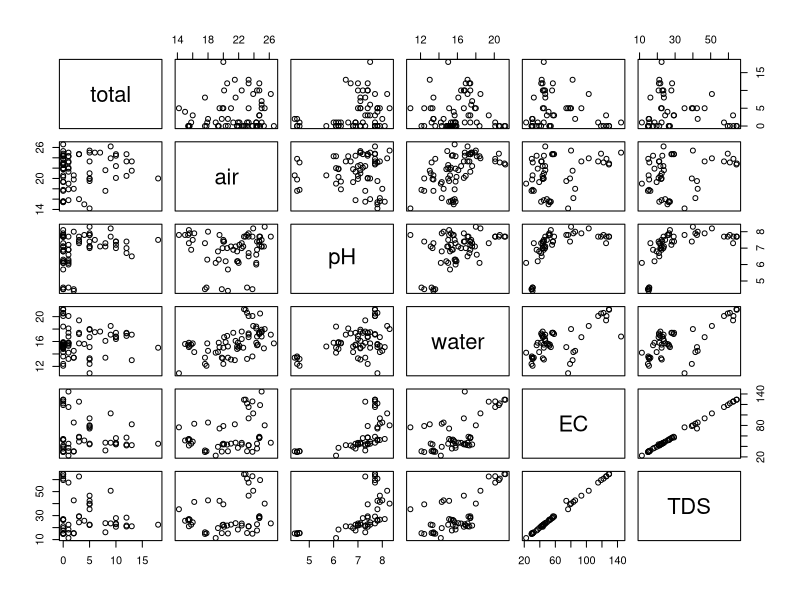
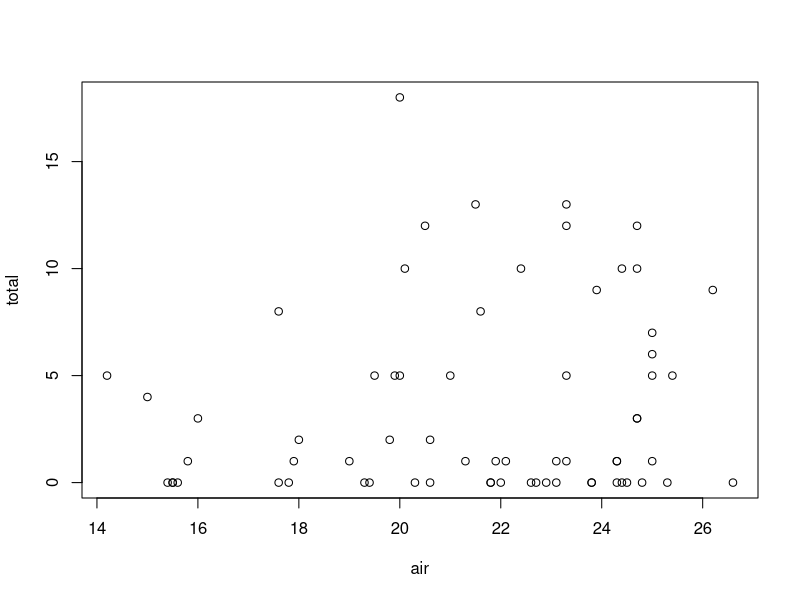

Here is the R script that generated these plots, in order: (Note: this script raises an error after producing the figures.)
###############################
# Exploratory plots of salamander and water chemistry
# J. Brooks
###############################

# load packages
library(ggplot2)
library(dplyr)


# read in data
sal <- read.csv("Data/Date_Location_Transect_Visit_Data_Processed.csv", stringsAsFactors = FALSE)
counts <- read.csv("Data/Just_Count_Data.csv", stringsAsFactors = FALSE)


head(sal)
str(sal)
summary(sal)

# attach(sal)
pairs(sal[ ,c(20,23,24,25,27,28)])

plot(total ~ air, data = sal)

# Add reference to the up, down
sal <- sal %>%
  mutate(type = ifelse(Type == "res", up_down, type))
str(sal)

g1 <- ggplot(sal, aes(stream, total, order("POPLICKTRIB","ELKLICK","BLUELICK", "MILL", "BEARHILL", "DUNGHILL", "ALEX", "KOCH", "WSHALEN")))
#g1 + geom_violin(scale="area", data= NULL) # look for data in ggplot()

g1 + geom_boxplot()
#g1 + geom_pointrange(ymin = 0, ymax=20)
#g1 + geom_dotplot(binaxis="y", stackdir="center")

#par(mfrow=c(1,1))
g1 <- ggplot(sal, aes(stream, air))
g1 + geom_boxplot()

g1 <- ggplot(sal, aes(stream, water))
g1 + geom_boxplot()

g1 <- ggplot(sal, aes(stream, pH))
g1 + geom_boxplot()

g1 <- ggplot(sal, aes(stream, EC))
g1 + geom_boxplot()

g1 <- ggplot(sal, aes(stream, TDS))
g1 + geom_boxplot()

barplot(sal$total, names.arg = sal$stream)

mean(sal$total, na.rm = TRUE)

#if(sal$Stream == "res") print(mean(i))

g2 <- ggplot(sal, aes(x=total, y=up_down))
g2 + geom_boxplot()
g2 + geom_bar()

#mean(Totalsal$res)
mean_res <- function(total, up_down="res"){
  mean <- sal$total
}

mean_res(up_down = "res")

sapply(split(total, up_down), mean)
sapply(split(total, type), mean)

plot(mean(total, type))

# detach(sal)

#####

# Group by transect-visit

sal_means <- sal %>%
  group_by(stream, transect, up_down, type) %>%
  dplyr::select(-date, -observers, -visit) %>%
  summarise_all(mean, na.rm = TRUE)

sal_sds <- sal %>%
  group_by(stream, type, transect, up_down) %>%
  dplyr::select(-date, -observers, -visit) %>%
  summarise_all(sd, na.rm = TRUE)

print(sal_means, n = nrow(sal_means))
print(sal_sds, n = 36)

######

###### plot ggplots with groupings? pH
ggplot(sal, aes(x = reorder(type, pH, FUN = median), pH)) + geom_boxplot(fill = "lightblue") + theme_bw()
ggplot(sal_means, aes(x = reorder(type, pH, FUN = median), pH)) + geom_boxplot(fill = "lightblue") + theme_bw()
ggplot(sal, aes(x = reorder(type, pH, FUN = median), pH)) + geom_violin(draw_quantiles = c(0.25, 0.5, 0.75), fill = "lightblue") + theme_bw()
ggplot(sal_means, aes(x = reorder(type, pH, FUN = median), pH)) + geom_violin(draw_quantiles = c(0.25, 0.5, 0.75), fill = "lightblue") + theme_bw()
# violin sal_means shows range of pH is much more constricted in ref than res

##### pH~up_down
ggplot(sal, aes(x = reorder(up_down, pH, FUN = median), pH)) + geom_boxplot(fill = "lightblue") + theme_bw()
ggplot(sal_means, aes(x = reorder(up_down, pH, FUN = median), pH)) + geom_boxplot(fill = "lightblue") + theme_bw()
ggplot(sal, aes(x = reorder(up_down, pH, FUN = median), pH)) + geom_violin(draw_quantiles = c(0.25, 0.5, 0.75), fill = "lightblue") + theme_bw()
ggplot(sal_means, aes(x = reorder(up_down, pH, FUN = median), pH)) + geom_violin(draw_quantiles = c(0.25, 0.5, 0.75), fill = "lightblue") + theme_bw()
# doesn't really show differences between up_down, but shows differences in ranges

##### water temp~ type
ggplot(sal, aes(x = reorder(type, water, FUN = median), water)) + geom_boxplot(fill = "lightblue") + theme_bw()
ggplot(sal_means, aes(x = reorder(type, water, FUN = median), water)) + geom_boxplot(fill = "lightblue") + theme_bw()
ggplot(sal, aes(x = reorder(type, water, FUN = median), water)) + geom_violin(draw_quantiles = c(0.25, 0.5, 0.75), fill = "lightblue") + theme_bw()
ggplot(sal_means, aes(x = reorder(type, water, FUN = median), water)) + geom_violin(draw_quantiles = c(0.25, 0.5, 0.75), fill = "lightblue") + theme_bw()
# violin plots show ranges differ a bit, overall patterns relatively the same

##### water temp~up_down
ggplot(sal, aes(x = reorder(up_down, water, FUN = median), water)) + geom_boxplot(fill = "lightblue") + theme_bw()
ggplot(sal_means, aes(x = reorder(up_down, water, FUN = median), water)) + geom_boxplot(fill = "lightblue") + theme_bw()
ggplot(sal, aes(x = reorder(up_down, water, FUN = median), water)) + geom_violin(draw_quantiles = c(0.25, 0.5, 0.75), fill = "lightblue") + theme_bw()
ggplot(sal_means, aes(x = reorder(up_down, water, FUN = median), water)) + geom_violin(draw_quantiles = c(0.25, 0.5, 0.75), fill = "lightblue") + theme_bw()
# no real diff between up_down

##### air temp~ type
ggplot(sal, aes(x = reorder(type, air, FUN = median), air)) + geom_boxplot(fill = "lightblue") + theme_bw()
ggplot(sal_means, aes(x = reorder(type, air, FUN = median), air)) + geom_boxplot(fill = "lightblue") + theme_bw()
ggplot(sal, aes(x = reorder(type, air, FUN = median), air)) + geom_violin(draw_quantiles = c(0.25, 0.5, 0.75), fill = "lightblue") + theme_bw()
ggplot(sal_means, aes(x = reorder(type, air, FUN = median), air)) + geom_violin(draw_quantiles = c(0.25, 0.5, 0.75), fill = "lightblue") + theme_bw()
# violin plots show ranges differ a bit, overall patterns relatively the same, ref slightly cooler?

##### air temp~up_down
ggplot(sal, aes(x = reorder(up_down, air, FUN = median), air)) + geom_boxplot(fill = "lightblue") + theme_bw()
ggplot(sal_means, aes(x = reorder(up_down, air, FUN = median), air)) + geom_boxplot(fill = "lightblue") + theme_bw()
ggplot(sal, aes(x = reorder(up_down, air, FUN = median), air)) + geom_violin(draw_quantiles = c(0.25, 0.5, 0.75), fill = "lightblue") + theme_bw()
ggplot(sal_means, aes(x = reorder(up_down, air, FUN = median), air)) + geom_violin(draw_quantiles = c(0.25, 0.5, 0.75), fill = "lightblue") + theme_bw()
# no real difference, downstream range is larger than both up and NA

##### EC~ type
ggplot(sal, aes(x = reorder(type, EC, FUN = median), EC)) + geom_boxplot(fill = "lightblue") + theme_bw()
ggplot(sal_means, aes(x = reorder(type, EC, FUN = median), EC)) + geom_boxplot(fill = "lightblue") + theme_bw()
ggplot(sal, aes(x = reorder(type, EC, FUN = median), EC)) + geom_violin(draw_quantiles = c(0.25, 0.5, 0.75), fill = "lightblue") + theme_bw()
ggplot(sal_means, aes(x = reorder(type, EC, FUN = median), EC)) + geom_violin(draw_quantiles = c(0.25, 0.5, 0.75), fill = "lightblue") + theme_bw
# violin plots show ranges differ a bit, overall patterns relatively the same, ref has higher max EC

##### EC~up_down
ggplot(sal, aes(x = reorder(up_down, EC, FUN = median), EC)) + geom_boxplot(fill = "lightblue") + theme_bw()
ggplot(sal_means, aes(x = reorder(up_down, EC, FUN = median), EC)) + geom_boxplot(fill = "lightblue") + theme_bw()
ggplot(sal, aes(x = reorder(up_down, EC, FUN = median), EC)) + geom_violin(draw_quantiles = c(0.25, 0.5, 0.75), fill = "lightblue") + theme_bw()
ggplot(sal_means, aes(x = reorder(up_down, EC, FUN = median), EC)) + geom_violin(draw_quantiles = c(0.25, 0.5, 0.75), fill = "lightblue") + theme_bw()
# EC is higher down than up and higher up than NA, interesting....

#####

##### Explore the effect of distance from a restoration EBISL
ggplot(data = filter(sal_means, type != "ref"), aes(dist, EBISL)) + geom_point() + geom_smooth() + geom_hline(aes(yintercept = mean(unlist(sal_means[which(sal_means$type == "ref"), "EBISL"]), na.rm = TRUE)), colour = "red")

ggplot(data = filter(sal_means, type != "ref"), aes(dist, EBISL)) + geom_boxplot(aes(group = dist), fill = "lightblue") + geom_hline(aes(yintercept = mean(unlist(sal_means[which(sal_means$type == "ref"), "EBISL"]), na.rm = TRUE)), colour = "red") + theme_bw()

##### Explore the effect of distance from a restoration DMONA
ggplot(data = filter(sal_means, type != "ref"), aes(dist, DMONA)) + geom_point() + geom_smooth() + geom_hline(aes(yintercept = mean(unlist(sal_means[which(sal_means$type == "ref"), "DMONA"]), na.rm = TRUE)), colour = "red")

ggplot(data = filter(sal_means, type != "ref"), aes(dist, DMONA)) + geom_boxplot(aes(group = dist), fill = "lightblue") + geom_hline(aes(yintercept = mean(unlist(sal_means[which(sal_means$type == "ref"), "DMONA"]), na.rm = TRUE)), colour = "red") + theme_bw()
# :((( not enough counts, too sensitive to res streams

##### Explore the effect of distance from a restoration GPORL
ggplot(data = filter(sal_means, type != "ref"), aes(dist, GPORL)) + geom_point() + geom_smooth() + geom_hline(aes(yintercept = mean(unlist(sal_means[which(sal_means$type == "ref"), "GPORL"]), na.rm = TRUE)), colour = "red")

ggplot(data = filter(sal_means, type != "ref"), aes(dist, GPORL)) + geom_boxplot(aes(group = dist), fill = "lightblue") + geom_hline(aes(yintercept = mean(unlist(sal_means[which(sal_means$type == "ref"), "GPORL"]), na.rm = TRUE)), colour = "red") + theme_bw()
# :(((( not enough counts, too sensitive to res streams

##### Explore the effect of distance from a restoration DOCHA
ggplot(data = filter(sal_means, type != "ref"), aes(dist, DOCHA)) + geom_point() + geom_smooth() + geom_hline(aes(yintercept = mean(unlist(sal_means[which(sal_means$type == "ref"), "DOCHA"]), na.rm = TRUE)), colour = "red")

ggplot(data = filter(sal_means, type != "ref"), aes(dist, DOCHA)) + geom_boxplot(aes(group = dist), fill = "lightblue") + geom_hline(aes(yintercept = mean(unlist(sal_means[which(sal_means$type == "ref"), "DOCHA"]), na.rm = TRUE)), colour = "red") + theme_bw()
# below ref avg, boxplot better than line graph, still little data

##### Explore the effect of distance from a restoration DFUsA
ggplot(data = filter(sal_means, type != "ref"), aes(dist, DFUSA)) + geom_point() + geom_smooth() + geom_hline(aes(yintercept = mean(unlist(sal_means[which(sal_means$type == "ref"), "DFUSA"]), na.rm = TRUE)), colour = "red")

ggplot(data = filter(sal_means, type != "ref"), aes(dist, DFUSA)) + geom_boxplot(aes(group = dist), fill = "lightblue") + geom_hline(aes(yintercept = mean(unlist(sal_means[which(sal_means$type == "ref"), "DFUSA"]), na.rm = TRUE)), colour = "red") + theme_bw()


##### 

##### Total counts

#counts = sal %>%
#  select(Total) %>%
#  summarise(count = colSums(numbers(sal[8:19,])))

#counts <- data.frame(species = c("DFUSL", "DFUSA", "DOCHL", "DOCHA", "DMONL", "DMONA",	"EBISL", "EBISA",	"GPORL",	
#                                 "GPORA", "PRUBL","PRUBA"),
#                     counts = colSums(values())
counts
ggplot(data = counts, aes(x=species, y=total)) + geom_bar(data = NULL, stat= "identity", fill = "lightblue") + theme_bw()
#rowMeans(sal, na.rm=FALSE, dims = 1)


######

##### Explore the effect of type on GPORL
ggplot(sal, aes(x = reorder(type, GPORL, FUN = mean), GPORL)) + geom_boxplot(fill = "lightblue") + theme_bw()
ggplot(sal, aes(x = reorder(type, GPORL, FUN = mean), GPORL)) + geom_violin(draw_quantiles = c(0.25, 0.5, 0.75), fill = "lightblue") + theme_bw()
ggplot(sal_means, aes(x = reorder(type, GPORL, FUN = mean), GPORL)) + geom_boxplot(fill = "lightblue") + theme_bw()
ggplot(sal_means, aes(x = reorder(type, GPORL, FUN = mean), GPORL)) + geom_violin(draw_quantiles = c(0.25, 0.5, 0.75), fill = "lightblue") + theme_bw()

##### Explore the effect of type on DMONA
ggplot(sal, aes(x = reorder(type, DMONA, FUN = mean), DMONA)) + geom_boxplot(fill = "lightblue") + theme_bw()
ggplot(sal, aes(x = reorder(type, DMONA, FUN = mean), DMONA)) + geom_violin(draw_quantiles = c(0.25, 0.5, 0.75), fill = "lightblue") + theme_bw()
ggplot(sal_means, aes(x = reorder(type, DMONA, FUN = mean), DMONA)) + geom_boxplot(fill = "lightblue") + theme_bw()
ggplot(sal_means, aes(x = reorder(type, DMONA, FUN = mean), DMONA)) + geom_violin(draw_quantiles = c(0.25, 0.5, 0.75), fill = "lightblue") + theme_bw()

##### Explore the effect of type on EBISL
ggplot(sal, aes(x = reorder(type, EBISL, FUN = mean), EBISL)) + geom_boxplot(fill = "lightblue") + theme_bw()
ggplot(sal, aes(x = reorder(type, EBISL, FUN = mean), EBISL)) + geom_violin(draw_quantiles = 0.5, fill = "lightblue") + theme_bw()
ggplot(sal_means, aes(x = reorder(type, EBISL, FUN = mean), EBISL)) + geom_boxplot(fill = "lightblue") + theme_bw()
ggplot(sal_means, aes(x = reorder(type, EBISL, FUN = mean), EBISL)) + geom_violin(draw_quantiles = 0.5, fill = "lightblue") + theme_bw()


######

##### Explore the effect of up_down on EBISL
ggplot(sal, aes(x = reorder(up_down, EBISL, FUN = mean), EBISL)) + geom_boxplot(fill = "lightblue") + theme_bw()
ggplot(sal, aes(x = reorder(up_down, EBISL, FUN = mean), EBISL)) + geom_violin(draw_quantiles = 0.5, fill = "lightblue") + theme_bw()
ggplot(sal_means, aes(x = reorder(up_down, EBISL, FUN = mean), EBISL)) + geom_boxplot(fill = "lightblue") + theme_bw()
ggplot(sal_means, aes(x = reorder(up_down, EBISL, FUN = mean), EBISL)) + geom_violin(draw_quantiles = 0.5, fill = "lightblue") + theme_bw()

##### Explore the effect of up_down on DFUSA
ggplot(sal, aes(x = reorder(up_down, DFUSA, FUN = mean), DFUSA)) + geom_boxplot(fill = "lightblue") + theme_bw()
ggplot(sal, aes(x = reorder(up_down, DFUSA, FUN = mean), DFUSA)) + geom_violin(draw_quantiles = 0.5, fill = "lightblue") + theme_bw()
ggplot(sal_means, aes(x = reorder(up_down, DFUSA, FUN = mean), DFUSA)) + geom_boxplot(fill = "lightblue") + theme_bw()
ggplot(sal_means, aes(x = reorder(up_down, DFUSA, FUN = mean), DFUSA)) + geom_violin(draw_quantiles = 0.5, fill = "lightblue") + theme_bw()
# too little data, graphs are cool but don't show much

##### Explore the effect of up_down on DOCHA
ggplot(sal, aes(x = reorder(up_down, DOCHA, FUN = mean), DOCHA)) + geom_boxplot(fill = "lightblue") + theme_bw()
ggplot(sal, aes(x = reorder(up_down, DOCHA, FUN = mean), DOCHA)) + geom_violin(draw_quantiles = 0.5, fill = "lightblue") + theme_bw()

ggplot(sal_means, aes(x = reorder(up_down, DOCHA, FUN = mean), DOCHA)) + geom_boxplot(fill = "lightblue") + theme_bw()
ggplot(sal_means, aes(x = reorder(up_down, DOCHA, FUN = mean), DOCHA)) + geom_violin(draw_quantiles = 0.5, fill = "lightblue") + theme_bw()
# cool graphs but too little data, can't really infer anything


#####

##### Paired boxplot of total~ grouped by treatment type
# Is there some way to do counts~species grouped by type? without moving around the data in the csv?
# Something in dplyr??
# ???  ggplot(sal_means, aes(x = reorder(counts, EBISL, FUN = mean), EBISL)) + facet_wrap(~type) + geom_boxplot(fill = "lightblue") + theme_bw()

######



#####

####### Graphs I would like to use ??
# sal_means box or violin GPORL~type
# sal or sal_means box DMONA~type
# sal box EBISL~type

# sal or sal_means box EBISL~up_down

# line graphs looking at avg count ~ distance for each species
# EBISL had a uptick in counts right after the sand dump, while DFUSA and DOCHA had a downtick
# GPORL and DMONA had very little counts and thus no observable relationship other than the fact that counts were lower than the average for ref streams

# violin sal_means water temp~ type
# violin sal_means pH~type
# box sal EC~up_down